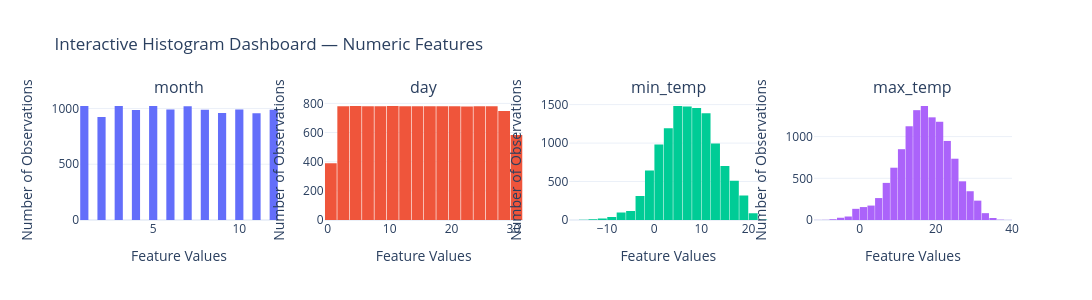

The notebook cell saved with this chart:
### Markdown cell above
#### Histograms

### Code cell
# Select numeric columns
numeric_columns = df.select_dtypes(
    include=np.number
).columns

# Dashboard layout
n_cols = 4
n_rows = math.ceil(len(numeric_columns) / n_cols)

# Create subplot figure
fig = make_subplots(
    rows=n_rows,
    cols=n_cols,
    subplot_titles=numeric_columns
)

# Add histograms
for i, col in enumerate(numeric_columns):
    row = (i // n_cols) + 1
    col_pos = (i % n_cols) + 1

    fig.add_trace(
        go.Histogram(
            x=df[col],
            name=col,
            nbinsx=30
        ),
        row=row,
        col=col_pos
    )

# Update layout
fig.update_layout(
    title="Interactive Histogram Dashboard — Numeric Features",
    height=300 * n_rows,
    width=1400,
    showlegend=False,
    template="plotly_white",
    bargap=0.05
)

# Descriptive axis labels
fig.update_xaxes(title_text="Feature Values")
fig.update_yaxes(title_text="Number of Observations")

# Show dashboard
fig.show()

### Figure 1 — Plotly figure (JSON) as saved in the notebook; plotly's stock layout.template omitted (floating-point values rounded to 4 significant figures; data arrays with more than 128 entries replaced by an {"elided": "..."} marker saying what was removed)
{"data": [{"name": "month", "nbinsx": 30, "type": "histogram", "x": {"elided": "11870 int values"}, "xaxis": "x", "yaxis": "y"}, {"name": "day", "nbinsx": 30, "type": "histogram", "x": {"elided": "11870 int values"}, "xaxis": "x2", "yaxis": "y2"}, {"name": "min_temp", "nbinsx": 30, "type": "histogram", "x": {"elided": "11870 float values"}, "xaxis": "x3", "yaxis": "y3"}, {"name": "max_temp", "nbinsx": 30, "type": "histogram", "x": {"elided": "11870 float values"}, "xaxis": "x4", "yaxis": "y4"}], "layout": {"annotations": [{"font": {"size": 16}, "showarrow": false, "text": "month", "x": 0.1062, "xanchor": "center", "xref": "paper", "y": 1, "yanchor": "bottom", "yref": "paper"}, {"font": {"size": 16}, "showarrow": false, "text": "day", "x": 0.3688, "xanchor": "center", "xref": "paper", "y": 1, "yanchor": "bottom", "yref": "paper"}, {"font": {"size": 16}, "showarrow": false, "text": "min_temp", "x": 0.6313, "xanchor": "center", "xref": "paper", "y": 1, "yanchor": "bottom", "yref": "paper"}, {"font": {"size": 16}, "showarrow": false, "text": "max_temp", "x": 0.8938, "xanchor": "center", "xref": "paper", "y": 1, "yanchor": "bottom", "yref": "paper"}], "bargap": 0.05, "height": 300, "showlegend": false, "title": {"text": "Interactive Histogram Dashboard — Numeric Features"}, "width": 1400, "xaxis": {"anchor": "y", "domain": [0, 0.2125], "title": {"text": "Feature Values"}}, "xaxis2": {"anchor": "y2", "domain": [0.2625, 0.475], "title": {"text": "Feature Values"}}, "xaxis3": {"anchor": "y3", "domain": [0.525, 0.7375], "title": {"text": "Feature Values"}}, "xaxis4": {"anchor": "y4", "domain": [0.7875, 1], "title": {"text": "Feature Values"}}, "yaxis": {"anchor": "x", "domain": [0, 1], "title": {"text": "Number of Observations"}}, "yaxis2": {"anchor": "x2", "domain": [0, 1], "title": {"text": "Number of Observations"}}, "yaxis3": {"anchor": "x3", "domain": [0, 1], "title": {"text": "Number of Observations"}}, "yaxis4": {"anchor": "x4", "domain": [0, 1], "title": {"text": "Number of Observations"}}}}
